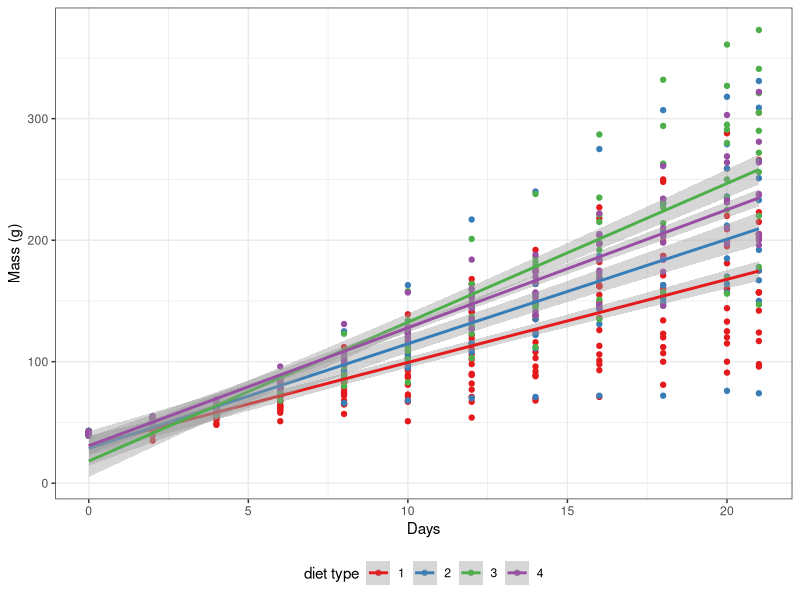
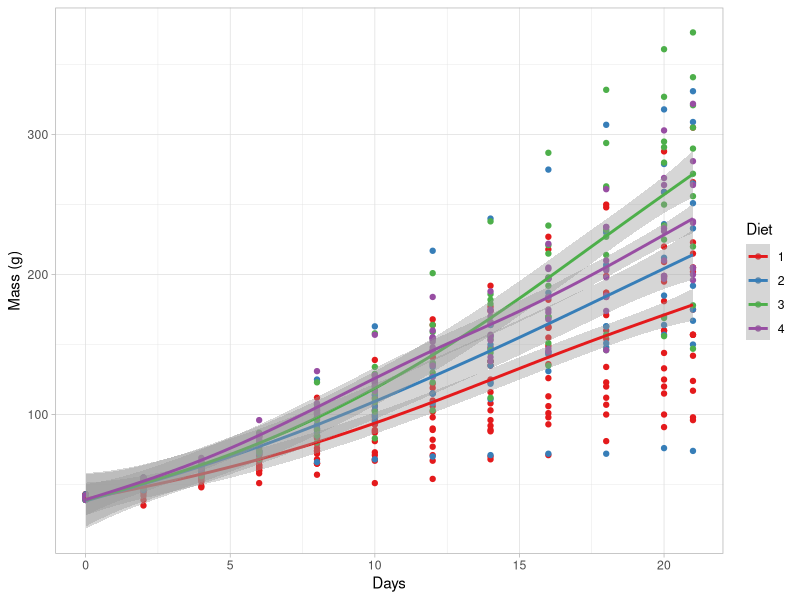

Source code (R) for these figures, in order:
# Exercise 1
# Task 1
# Author: ZM George
# 9 Feb 2022



# load packages -----------------------------------------------------------

library(tidyverse)
library(ggpubr)



# load data ---------------------------------------------------------------

ChickWeight <- datasets::ChickWeight


# construct interesting graph ---------------------------------------------

ggplot(data = ChickWeight, aes(x = Time, y = weight, colour = Diet)) +
  geom_point() +
  geom_smooth(method = "lm") +
  labs(x = "Days", y = "Mass (g)", colour = "diet type") + 
  scale_colour_brewer(palette = "Set1") +
  theme_bw() +
  theme(legend.position = "bottom") 


lm_1 <- ggplot(data = ChickWeight, aes(x = Time, y = weight, colour = Diet)) +
  geom_point() +
  geom_smooth(method = "gam") +
  scale_colour_brewer(palette = "Set1") +
  theme_light() +
  labs(x = "Days", y = "Mass (g)")
lm_1
